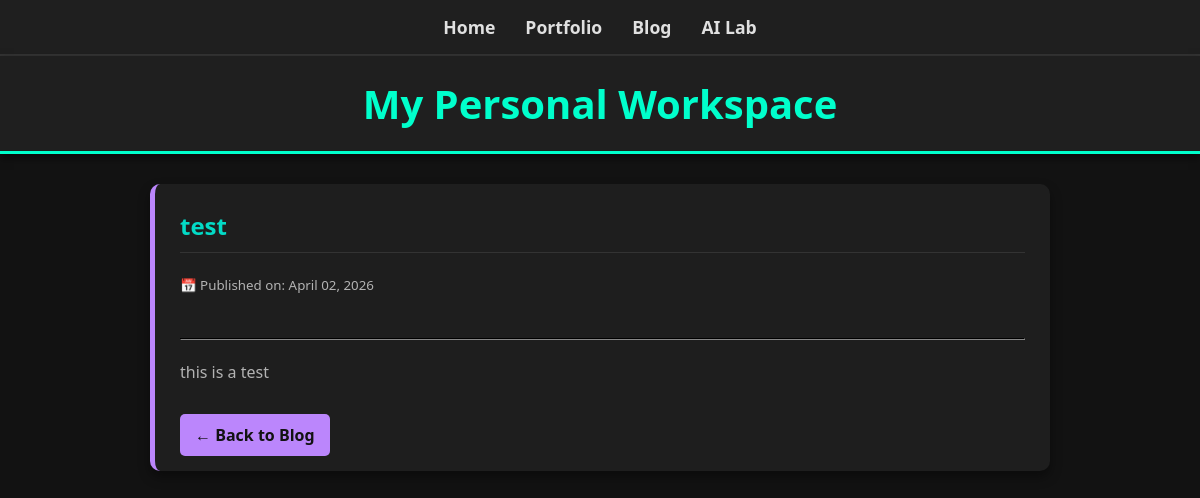
Before: /blog/1/ with the older database file.
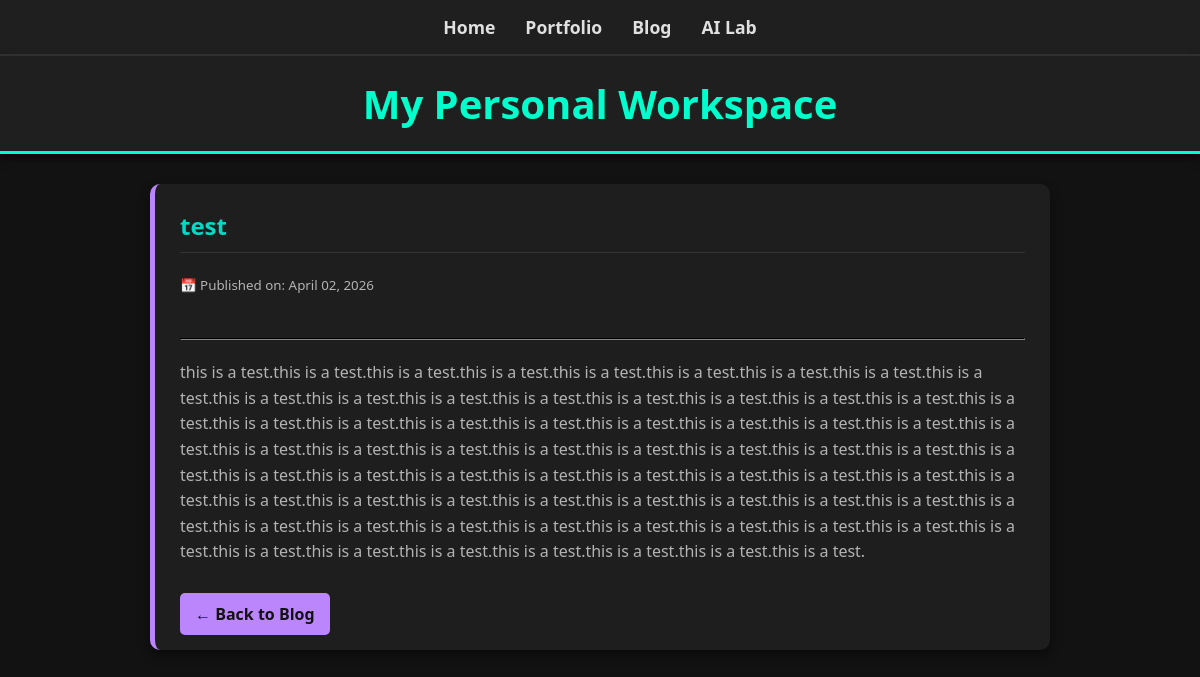
After: the same page with the newer database file.
### blog/models.py (models this page shows, shortened)
class Post(models.Model):
    title = models.CharField(max_length=200)
    content = models.TextField()
    created_on = models.DateTimeField(auto_now_add=True)
    image = models.ImageField(upload_to='blog_images/', blank=True, null=True)

### blog/views.py (the view)
# urls.py: path('blog/<int:post_id>/', blog_views.post_detail, name='post_detail'),
def post_detail(request, post_id):
    post = get_object_or_404(Post, id=post_id)
    context = {'post': post}
    return render(request, 'post_detail.html', context)

### templates/post_detail.html (shortened to what this page needs)
{% extends 'base.html' %}
{% block content %}
<div class="container">
    <div class="section-card">
        <h2 style="color: #03dac6;">{{ post.title }}</h2>
        <small>📅 Published on: {{ post.created_on|date:"F d, Y" }}</small>
        <br><br>
        <hr style="border-color: #333; margin: 20px 0;">
        <p style="color: #e0e0e0; font-size: 1.1em; line-height: 1.8;">
            {{ post.content|linebreaks }}
        </p>
        <br>
        <a href="{% url 'blog' %}" style="background-color: #bb86fc; color: #121212; padding: 10px 15px; text-decoration: none; border-radius: 5px; font-weight: bold;">
            ← Back to Blog
        </a>
    </div>
</div>
{% endblock %}

Changed rows visible on the page:
changed Post "test": content "this is a test" → "this is a test.this is a test.this is a test.this is a test.this is a test.this is a test.this is a test.this is a test.this is a test.this is a test.this is a test.this is a test.this is a test.this is a test.this is a test.this is a test.this is a test.this is a test.this is a test.this is a test.this is a test.this is a test.this is a test.this is a test.this is a test.this is a test.this is a test.this is a test.this is a test.this is a test.this is a test.this is a test.this is a test.this is a test.this is a test.this is a test.this is a test.this is a test.this is a test.this is a test.this is a test.this is a test.this is a test.this is a test.this is a test.this is a test.this is a…"
